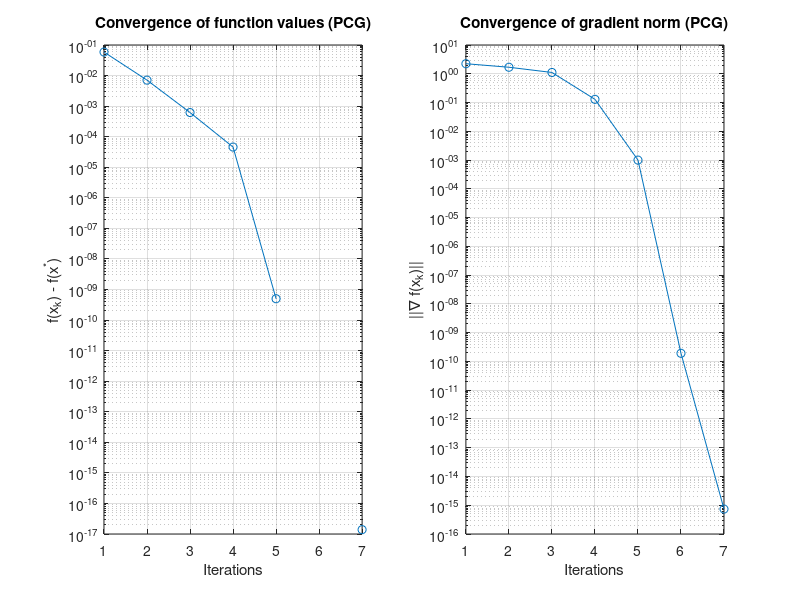

MATLAB code to generate this figure: (Note: this script raises an error after producing the figure.)
%% Preconditioned Conjugate Direction Method
% Define Q, b och H
Q = [1001, 1, 1, 1, 1;
     1, 999, 1, 1, 1;
     1, 1, 101, 1, 1;
     1, 1, 1, 99, 1;
     1, 1, 1, 1, 10];
b = [1; 1; 1; 1; 1];

S = diag([1/1000, 1/1000, 1/100, 1/100, 1/10]);
H = S*S';

% Start point and initalization
x_k = zeros(5, 1); % Start in origin
g_k = Q * x_k - b; % Initial residual
d_k = -H * g_k;
max_iter = 100;
tolerance = 1e-10;

% To store the function values and gradient norms
f_values = [];
gradient_norms = [];

% Optimal sol (x*)
x_star = Q \ b;
f_star = 0.5 * x_star' * Q * x_star - b' * x_star;

% Iterate PCG
for k = 1:max_iter
    gradient_norm = norm(g_k);
    f_k = 0.5 * x_k' * Q * x_k - b' * x_k;

    % Save values
    f_values = [f_values; f_k - f_star];
    gradient_norms = [gradient_norms; gradient_norm];

    % Check convergence
    if gradient_norm < tolerance
        break;
    end

    % Calc steplength
    alpha_k = -(g_k' * d_k) / (d_k' * Q * d_k);

    % Update sol
    x_k = x_k + alpha_k * d_k;

    % Update residual
    g_new = Q*x_k - b;

    % Update beta
    beta_k = (g_new' * H * g_new) / (g_k' * H * g_k);

    % Update search direction
    d_k = -H * g_new + beta_k * d_k;

    % Prepare next iteration
    g_k = g_new;
end

% Ploa results
iterations = 1:length(f_values);

figure;

% Difference in function values
subplot(1, 2, 1);
semilogy(iterations, f_values, '-o');
xlabel('Iterations');
ylabel('f(x_k) - f(x^*)');
title('Convergence of function values (PCG)');
grid on;

% Gradient norm
subplot(1, 2, 2);
semilogy(iterations, gradient_norms, '-o');
xlabel('Iterations');
ylabel('||\nabla f(x_k)||');
title('Convergence of gradient norm (PCG)');
grid on;

hold off
disp('Eigenvalues for Q:');
disp(eig_Q);

disp('Eigenvalues for H*Q:');
disp(eig_HQ);